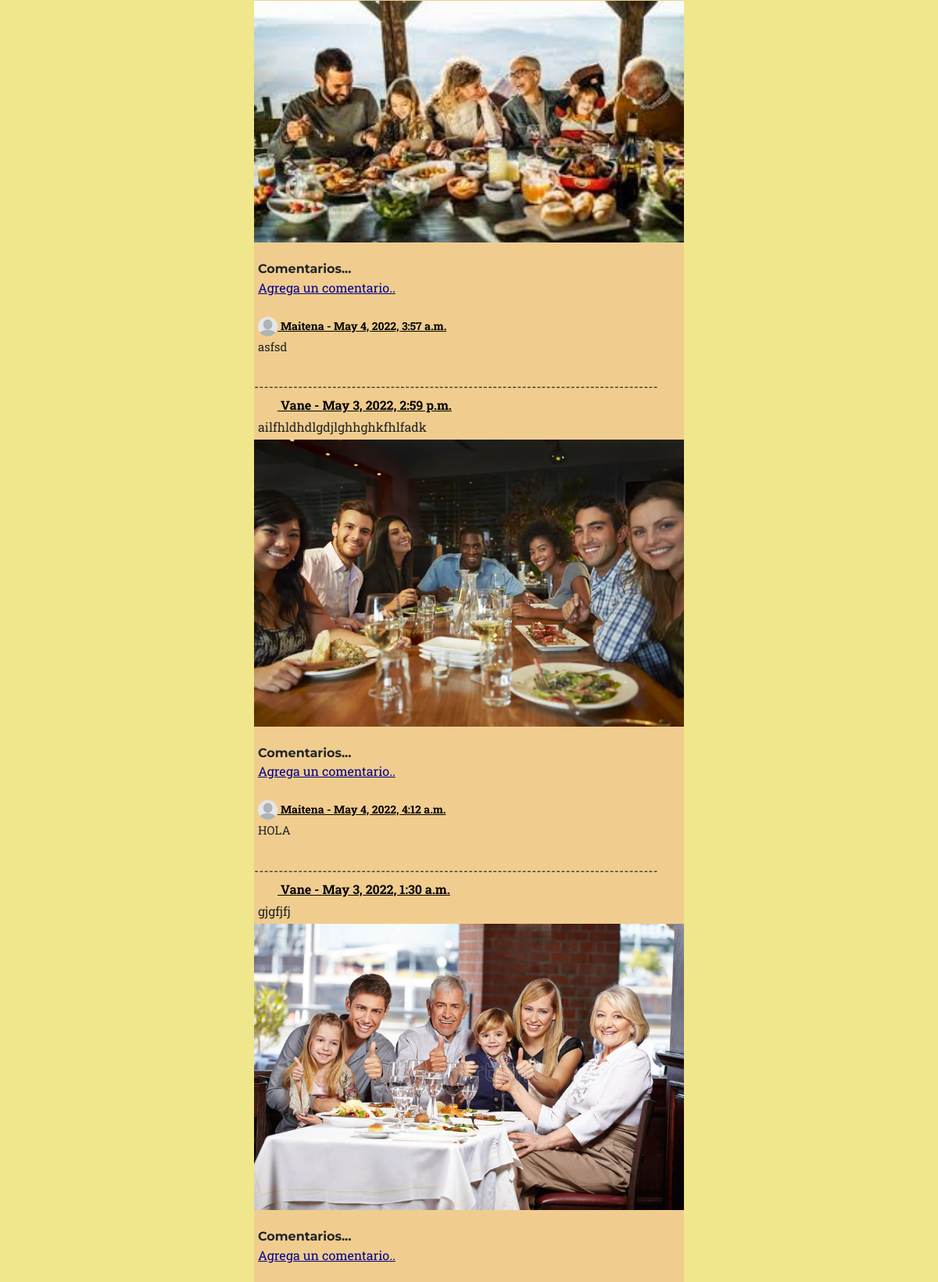
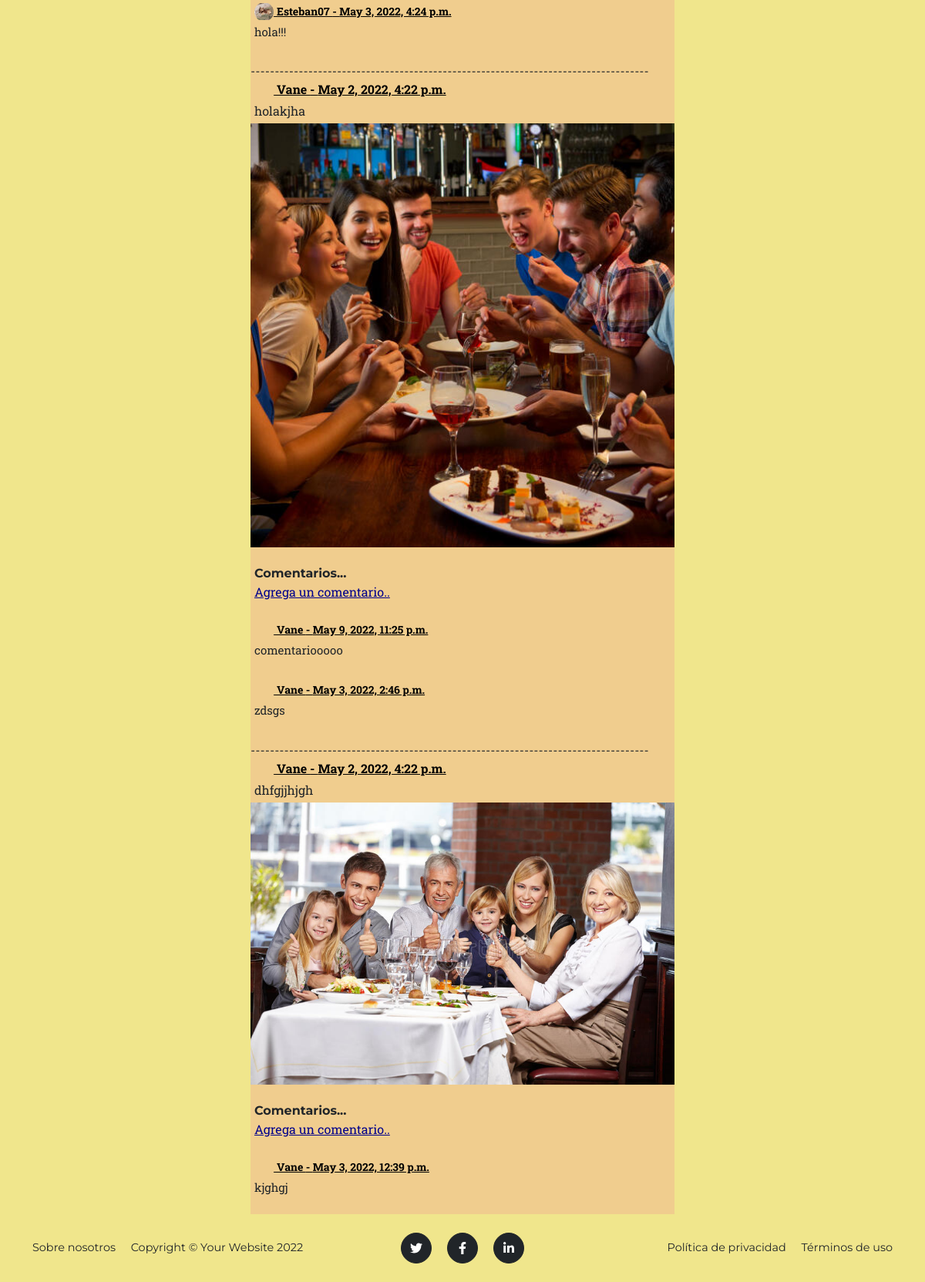
The page /AppRestaurante/comunidad (lower part) on the database as committed earlier (2 pictures, top to bottom).
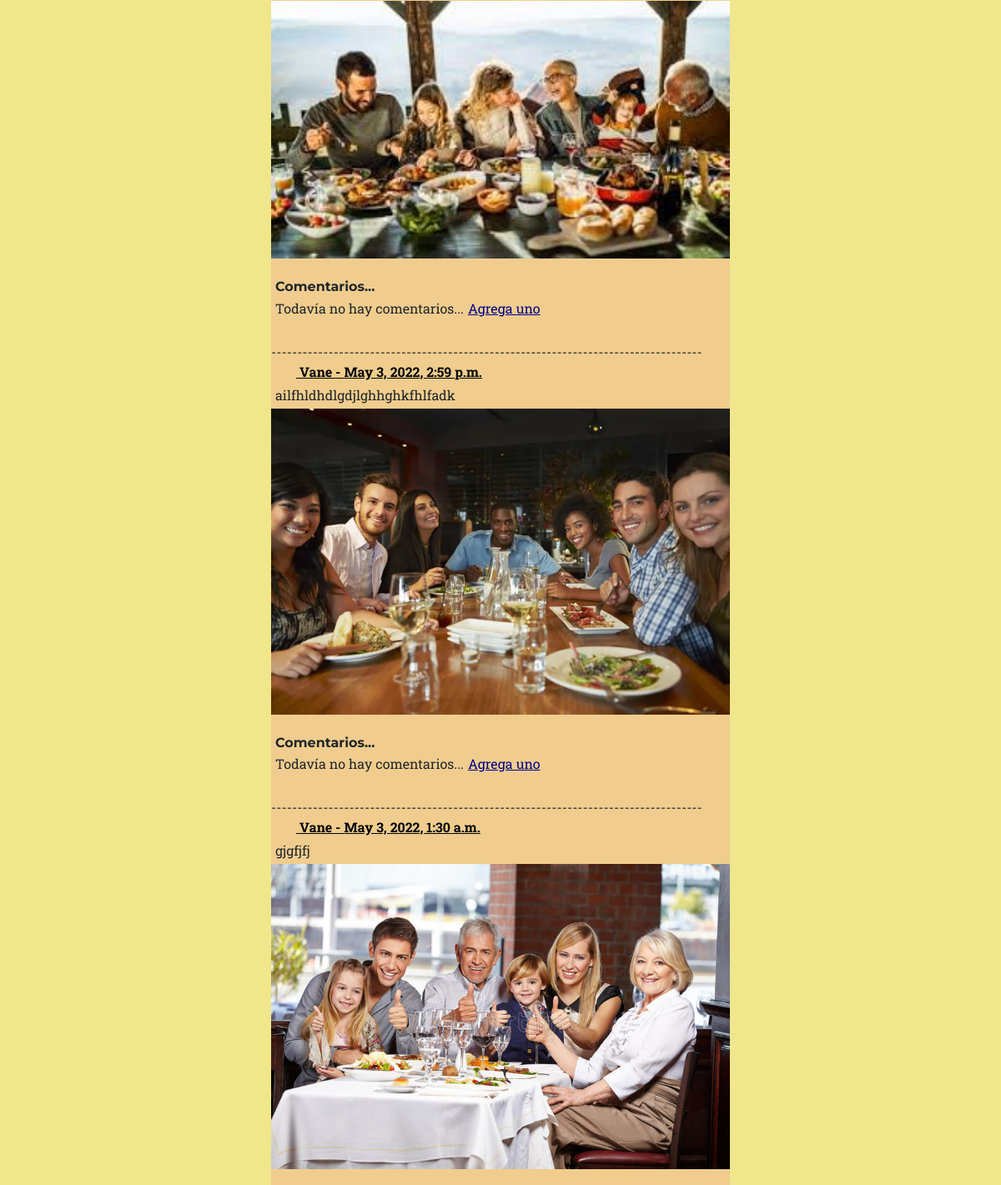
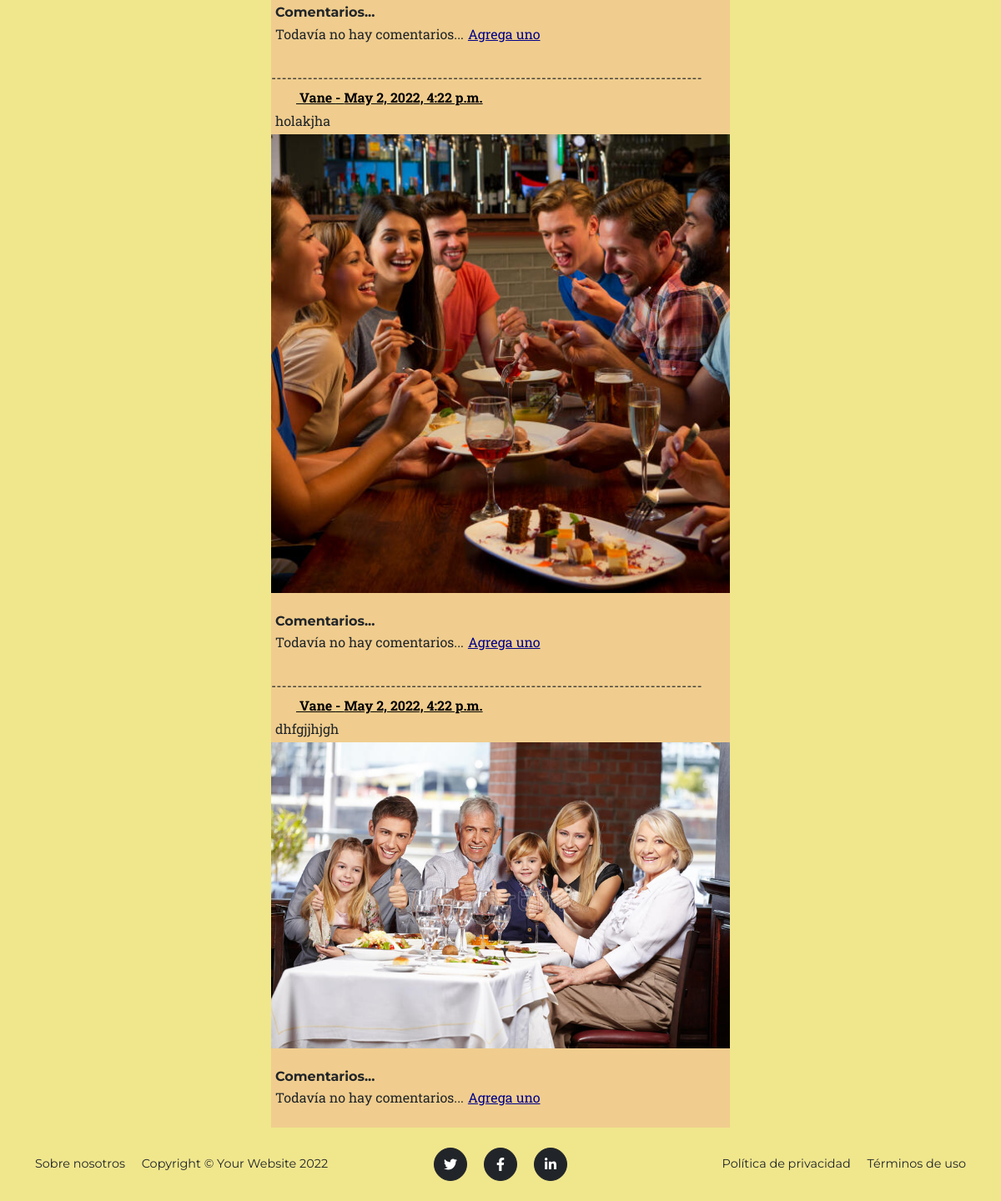
The same page on the database as committed later (2 pictures, top to bottom).
### AppRestaurante/models.py (models this page shows)
class Post(models.Model):
    user = models.ForeignKey(User, on_delete=models.CASCADE, related_name="posts")
    fecha = models.DateTimeField(auto_now_add=True)
    contenido = models.TextField(max_length=255)
    imagen = models.ImageField(upload_to='posts', null=True, blank=True)

class Comentario(models.Model):
    post = models.ForeignKey(Post, on_delete=models.CASCADE, blank=True, null=True, related_name="comentarios")
    user = models.ForeignKey(User, on_delete=models.CASCADE, related_name="comentarios")
    fecha = models.DateTimeField(auto_now_add=True)
    contenido = models.TextField(max_length=255)

class User(AbstractUser):
    imagen = models.ImageField(upload_to='avatar', default='avatar/perfil.png', null=True, blank=True)

### AppRestaurante/views.py (the view)
# urls.py: path('comunidad', views.comunidad, name="Comunidad"),
def comunidad(request):
    posts = Post.objects.order_by('-fecha').all()
    if request.method == 'POST':
        miFormulario = PostFormulario(request.POST, request.FILES)
        if miFormulario.is_valid():
            if request.user.is_authenticated:
                user = User.objects.get(username = request.user)
                informacion = miFormulario.cleaned_data
                post = Post(user=user, contenido=informacion['contenido'], imagen=informacion['imagen'])
                post.save()
                return redirect('Comunidad')
            else:
                return redirect('Login')
    else:
        miFormulario = PostFormulario()
    return render(request, "comunidad.html", {"miFormulario": miFormulario, "posts": posts})

### AppRestaurante/Templates/comunidad.html (shortened to what this page needs)
{% extends 'padre.html' %}
{% load static %}
{% block contenidoQueCambia %}
<section class="contenido">
    <br>
    <br>
    {% for post in posts  %}
        <br>
        -----------------------------------------------------------------------------------
        <br>
        <a style="color: black;"href="{% url 'Perfil' post.user.id %}">
            <div class="avatar" style="background-image: url('{{post.user.imagen.url}}');"></div>
            <strong>
               {{post.user}} -
               {{post.fecha}} <br>
           </strong>
        </a>
        <p style="margin-left: 5px;">{{post.contenido}}</p>
        {% if post.imagen %}
            <img src="{{post.imagen.url}}", width="550px">
        {% endif %}
        <br><br>
        <h6>Comentarios...</h6>
        {% if not post.comentarios.all %}
            <p>Todavía no hay comentarios...<a class="link"; href="{% url 'Comentario' post.id %}">Agrega uno</a></p>
        {% else %}
        <a class="link" href="{% url 'Comentario' post.id %}">Agrega un comentario..</a>
        <br>
            {% for comentario in post.comentarios.all %}
                 <br>
                <a style="color: black; display: block;"href="{% url 'Perfil' comentario.user.id %}">
                    <div class="avatar" style="background-image: url('{{comentario.user.imagen.url}}');"></div>
                    <strong style="font-size: 14px;">
                        {{comentario.user}} -
                        {{comentario.fecha}}
                    </strong>
                 </a>
                <p style="font-size: 15px; margin-bottom: 0px;">{{comentario.contenido}}</p>
            {% endfor %}
        {% endif %}
    {% endfor %}
</section>
{% endblock contenidoQueCambia %}

Rows that differ between the two databases and show on the page:
removed Comentario: user.imagen (picture), user "Maitena", fecha "May 4, 2022, 3:57 a.m.", contenido "asfsd", shown under Post (number 1 of 5 on the later page)
removed Comentario: user.imagen (picture), user "Maitena", fecha "May 4, 2022, 4:12 a.m.", contenido "HOLA", shown under Post "May 3, 2022, 2:59 p.m."
removed Comentario: user.imagen (picture), user "Esteban07", fecha "May 3, 2022, 4:24 p.m.", contenido "hola!!!", shown under Post "May 3, 2022, 1:30 a.m."
removed Comentario: user "Vane", fecha "May 9, 2022, 11:25 p.m.", contenido "comentariooooo", shown under Post "holakjha"
removed Comentario: user "Vane", fecha "May 3, 2022, 2:46 p.m.", contenido "zdsgs", shown under Post "holakjha"
removed Comentario: user "Vane", fecha "May 3, 2022, 12:39 p.m.", contenido "kjghgj", shown under Post "dhfgjjhjgh"
computed for Post (number 1 of 5 on the later page): text "Agrega un comentario.." → "Todavía no hay comentarios... Agrega uno"
computed for Post "May 3, 2022, 2:59 p.m.": text "Agrega un comentario.." → "Todavía no hay comentarios... Agrega uno"
computed for Post "May 3, 2022, 1:30 a.m.": text "Agrega un comentario.." → "Todavía no hay comentarios... Agrega uno"
computed for Post "holakjha": text "Agrega un comentario.." → "Todavía no hay comentarios... Agrega uno"
computed for Post "dhfgjjhjgh": text "Agrega un comentario.." → "Todavía no hay comentarios... Agrega uno"
